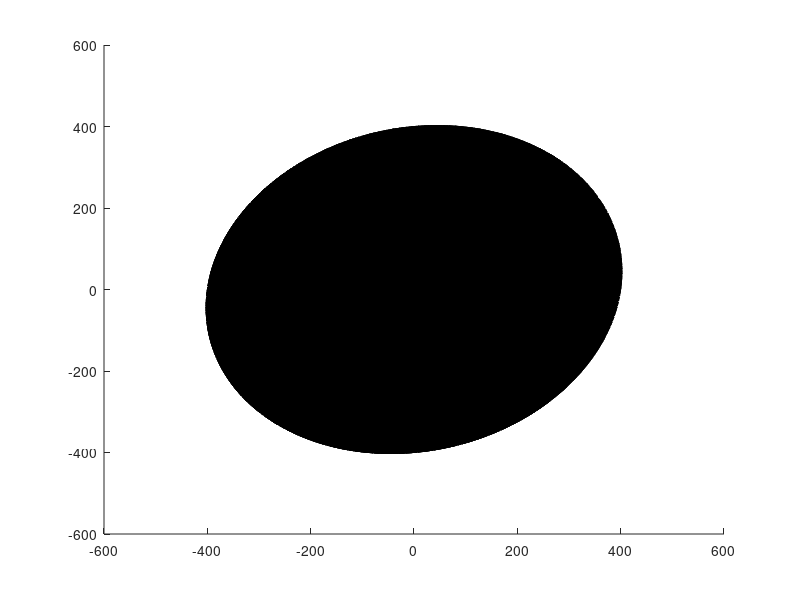

Write MATLAB code to recreate this figure. (Note: this script raises an error after producing the figure.)
clear
close all
clc
% Tsai_Wu model
% http://dx.doi.org/10.1016/j.engfailanal.2013.07.001
% In the stress state plane

ft1 = 400;
ft2 = 400;
ft3 = 300;
fc1 = 500;
fc2 = 500;
fv4 = 85;

F1=1/ft1-1/fc1;
F2=1/ft2-1/fc2;
F11=1/(ft1.*fc1);
F22=1/(ft2.*fc2);
F44=1/(fv4.^2);
% -sqrt(F11.*F22) < F12 < sqrt(F11.*F22)
F12=sqrt(F11.*F22)/2;

% Range of stress components
sigma1_range = linspace(-600, 600, 100);
sigma2_range = linspace(-600, 600, 100);
tau12_range = linspace(-200, 200, 100);


% Create a meshgrid for stress components
[sigma1, sigma2, tau12] = meshgrid(sigma1_range, sigma2_range, tau12_range);

% equastion from Paper: http://dx.doi.org/10.1016/j.engfailanal.2013.07.001
hill = (sigma1.^2)/(ft1.^2) + (sigma2.^2)/(ft2.^2) + (tau12.^2)/(fv4.^2) -...
    (1/(ft1.^2)+1/(ft2.^2)-1/(ft3.^2)).*sigma1.*sigma2;

Tsai_hill = (sigma1.^2)/(ft1.^2) + (sigma2.^2)/(ft2.^2) + (tau12.^2)/(fv4.^2) -...
    (sigma1.*sigma2./(ft1.^2));

Tsai_Wu = F1.*sigma1 + F2.*sigma2 + F11.*(sigma1.^2) + F22.*(sigma2.^2) +...
    2*F12.*sigma1.*sigma2 + F44.*(tau12.^2);


isosurface_threshold = 1;
%%
h1 = patch(isosurface(sigma1, sigma2, tau12, hill, isosurface_threshold));
hold on;
isonormals(sigma1, sigma2, tau12,hill,h1)
isocolors(sigma1, sigma2, tau12,tau12,h1)
% h1.FaceColor = 'interp';
h1.FaceColor = 'r';
h1.EdgeColor = 'none';
% colorbar('Limits',[-100 100])
set(h1, 'FaceAlpha', 0.2);
%%
h2 = patch(isosurface(sigma1, sigma2, tau12, Tsai_hill, isosurface_threshold));
hold on;
isonormals(sigma1, sigma2, tau12,Tsai_hill,h2)
isocolors(sigma1, sigma2, tau12,tau12,h2)
% h2.FaceColor = 'interp';
h2.FaceColor = 'b';
h2.EdgeColor = 'none';
% colorbar('Limits',[-100 100])
set(h2, 'FaceAlpha', 0.2);
%%
h3 = patch(isosurface(sigma1, sigma2, tau12, Tsai_Wu, isosurface_threshold));
hold on;
isonormals(sigma1, sigma2, tau12,Tsai_Wu,h3)
isocolors(sigma1, sigma2, tau12,tau12,h3)
% h3.FaceColor = 'interp';
h3.FaceColor = 'g';
h3.EdgeColor = 'none';
% colorbar('Limits',[-100 100])
set(h3, 'FaceAlpha', 0.2);


xlim([-600 600])
xticks(-600:200:600)
ylim([-600 600])
yticks(-600:200:600)
zlim([-200 200])
zticks(-200:100:200)

xlabel('\sigma_{11}','Rotation',20);
ylabel('\sigma_{22}','Rotation',-25);
zlabel('\tau_{12}');

axis equal;
grid on;
view(3);

% Experimental results from the pure shear test
SH_sigma1 = 0; % Replace with your experimental value
SH_sigma2 = 0; % Replace with your experimental value
SH_tau12 = fv4; % Replace with your experimental value
% Experimental results from the 0° tension
T0_sigma1 = ft1; 
T0_sigma2 = 0; 
T0_tau12 = 0; 
% Experimental results from the 90°
T90_sigma1 = 0; 
T90_sigma2 = ft2; 
T90_tau12 = 0;
% Plot the experimental point on the 3D surface
hold on;
plot3(SH_sigma1, SH_sigma2, SH_tau12, 'ko', 'MarkerSize', 8, 'MarkerFaceColor', 'k');
plot3(T0_sigma1, T0_sigma2, T0_tau12, 'ko', 'MarkerSize', 8, 'MarkerFaceColor', 'k');
plot3(T90_sigma1, T90_sigma2, T90_tau12, 'ko', 'MarkerSize', 8, 'MarkerFaceColor', 'k');

set(gca,'xcolor','k','ycolor','k','zcolor','k','linewidth',1.5,'FontSize',14,'GridColor',...
    [0 0 1])
% legend('Hill48 Yield Surface', 'von Mises Yield Surface', 'Experimental Result');
% l = legend({'Mon Mises','Hill 48','Experimental'}...
%     ,'FontSize',12,'Position',[0.54804762405015 0.766269845740191 0.258928566426039 0.161904757434413]);
% hold off;
legend off
% legend boxoff
% grid off
view([-8.06540462663144 21.0564963843214]);
print(gcf,'-dtiffn','Hill_Tasi_Wu_1')
view([0 90]);
print(gcf,'-dtiffn','Hill_Tasi_Wu_2')
view([0 0]);
colorbar off
print(gcf,'-dtiffn','Hill_Tasi_Wu_3')